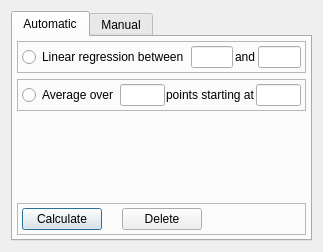
<?xml version="1.0" encoding="UTF-8"?>
<ui version="4.0">
 <class>BackgroundForm</class>
 <widget class="QDialog" name="BackgroundForm">
  <property name="geometry">
   <rect>
    <x>0</x>
    <y>0</y>
    <width>323</width>
    <height>252</height>
   </rect>
  </property>
  <property name="windowTitle">
   <string>Dialog</string>
  </property>
  <layout class="QVBoxLayout" name="verticalLayout">
   <item>
    <widget class="QTabWidget" name="BackgroundMode">
     <property name="currentIndex">
      <number>0</number>
     </property>
     <widget class="QWidget" name="AutomaticSheet">
      <attribute name="title">
       <string>Automatic</string>
      </attribute>
      <layout class="QVBoxLayout" name="verticalLayout_2">
       <property name="margin">
        <number>4</number>
       </property>
       <item>
        <widget class="QFrame" name="frame">
         <property name="frameShape">
          <enum>QFrame::StyledPanel</enum>
         </property>
         <property name="frameShadow">
          <enum>QFrame::Raised</enum>
         </property>
         <layout class="QHBoxLayout" name="horizontalLayout">
          <property name="spacing">
           <number>2</number>
          </property>
          <property name="margin">
           <number>4</number>
          </property>
          <item>
           <widget class="QRadioButton" name="LinearRegButton">
            <property name="text">
             <string>Linear regression between</string>
            </property>
           </widget>
          </item>
          <item>
           <widget class="QLineEdit" name="LRFirst"/>
          </item>
          <item>
           <widget class="QLabel" name="label">
            <property name="text">
             <string>and</string>
            </property>
           </widget>
          </item>
          <item>
           <widget class="QLineEdit" name="LRLast"/>
          </item>
         </layout>
        </widget>
       </item>
       <item>
        <widget class="QFrame" name="frame_2">
         <property name="frameShape">
          <enum>QFrame::StyledPanel</enum>
         </property>
         <property name="frameShadow">
          <enum>QFrame::Raised</enum>
         </property>
         <layout class="QHBoxLayout" name="horizontalLayout_2">
          <property name="spacing">
           <number>1</number>
          </property>
          <property name="margin">
           <number>4</number>
          </property>
          <item>
           <widget class="QRadioButton" name="AverageButton">
            <property name="text">
             <string>Average over</string>
            </property>
           </widget>
          </item>
          <item>
           <widget class="QLineEdit" name="AverageNPoints"/>
          </item>
          <item>
           <widget class="QLabel" name="label_2">
            <property name="text">
             <string>points starting at</string>
            </property>
           </widget>
          </item>
          <item>
           <widget class="QLineEdit" name="AverageStart"/>
          </item>
         </layout>
        </widget>
       </item>
       <item>
        <spacer name="verticalSpacer">
         <property name="orientation">
          <enum>Qt::Vertical</enum>
         </property>
         <property name="sizeHint" stdset="0">
          <size>
           <width>20</width>
           <height>83</height>
          </size>
         </property>
        </spacer>
       </item>
       <item>
        <widget class="QFrame" name="frame_3">
         <property name="frameShape">
          <enum>QFrame::StyledPanel</enum>
         </property>
         <property name="frameShadow">
          <enum>QFrame::Raised</enum>
         </property>
         <layout class="QHBoxLayout" name="horizontalLayout_3">
          <property name="spacing">
           <number>20</number>
          </property>
          <property name="margin">
           <number>4</number>
          </property>
          <item>
           <widget class="QPushButton" name="CalcAutoButton">
            <property name="text">
             <string>Calculate</string>
            </property>
           </widget>
          </item>
          <item>
           <widget class="QPushButton" name="DeleteAutoButton">
            <property name="text">
             <string>Delete</string>
            </property>
           </widget>
          </item>
          <item>
           <spacer name="horizontalSpacer">
            <property name="orientation">
             <enum>Qt::Horizontal</enum>
            </property>
            <property name="sizeHint" stdset="0">
             <size>
              <width>78</width>
              <height>20</height>
             </size>
            </property>
           </spacer>
          </item>
         </layout>
        </widget>
       </item>
      </layout>
     </widget>
     <widget class="QWidget" name="ManualSheet">
      <attribute name="title">
       <string>Manual</string>
      </attribute>
      <layout class="QVBoxLayout" name="verticalLayout_3">
       <item>
        <widget class="QTableWidget" name="BkgrPointsList">
         <property name="rowCount">
          <number>0</number>
         </property>
         <property name="columnCount">
          <number>2</number>
         </property>
         <attribute name="verticalHeaderVisible">
          <bool>false</bool>
         </attribute>
         <attribute name="verticalHeaderCascadingSectionResizes">
          <bool>true</bool>
         </attribute>
         <attribute name="verticalHeaderDefaultSectionSize">
          <number>19</number>
         </attribute>
         <attribute name="verticalHeaderMinimumSectionSize">
          <number>18</number>
         </attribute>
         <column>
          <property name="text">
           <string>X</string>
          </property>
         </column>
         <column>
          <property name="text">
           <string>Y</string>
          </property>
         </column>
        </widget>
       </item>
       <item>
        <widget class="QPushButton" name="DeleteAllButton">
         <property name="text">
          <string>Delete all</string>
         </property>
        </widget>
       </item>
      </layout>
     </widget>
    </widget>
   </item>
  </layout>
 </widget>
 <resources/>
 <connections/>
</ui>
